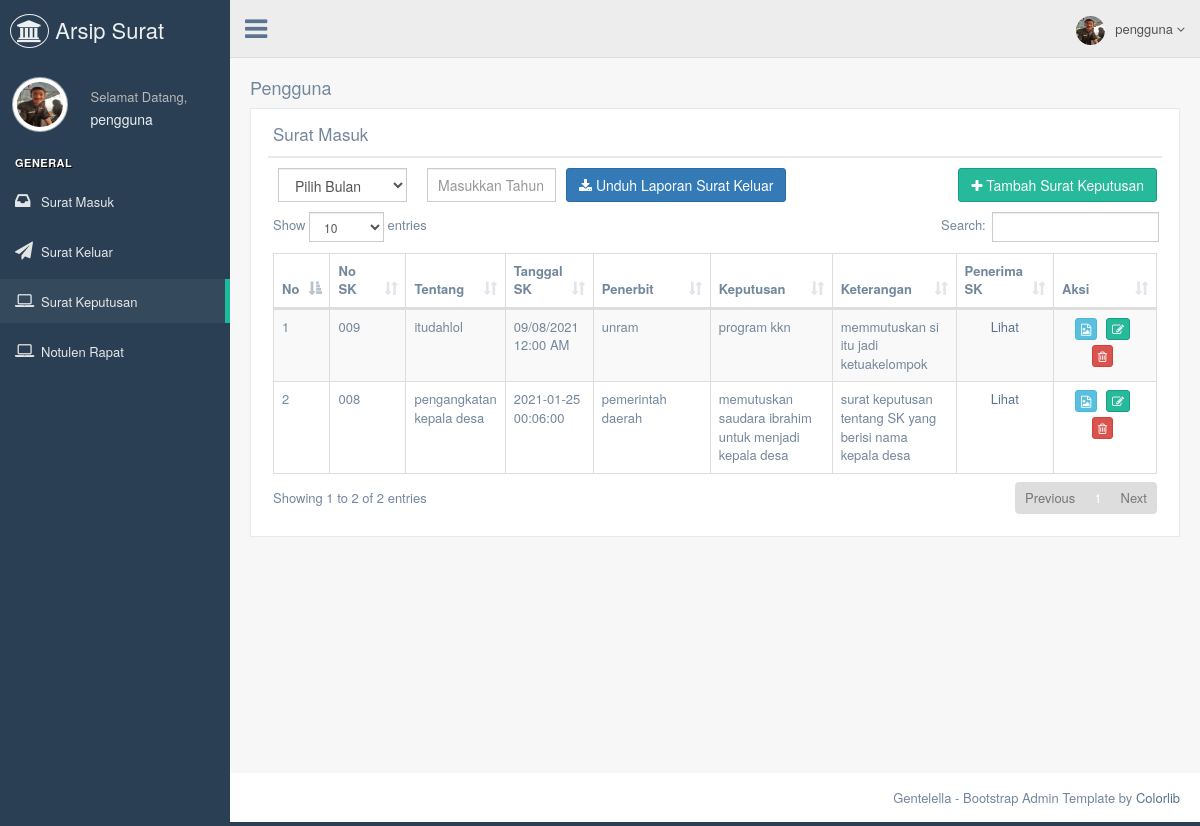
Screenshot of /pengguna/datasuratSK.php (signed in) with the database file from the repository.
### tables this page shows
CREATE TABLE `tb_pengguna` (
  `id_pengguna` int(11) NOT NULL,
  `nama_pengguna` varchar(255) NOT NULL,
  `full_name` varchar(255) NOT NULL,
  `username_pengguna` varchar(255) NOT NULL,
  `password_pengguna` varchar(255) NOT NULL,
  `foto_pengguna` varchar(255) NOT NULL
);

CREATE TABLE `surat_sk` (
  `id_sk` int(11) NOT NULL,
  `no_sk` text NOT NULL,
  `tentang_sk` text NOT NULL,
  `tanggal_sk` text NOT NULL,
  `penerbit_sk` text NOT NULL,
  `keputusan_sk` text NOT NULL,
  `keterangan_sk` text NOT NULL
);

### pengguna/datasuratSK.php (the view, shortened to what this page needs)
<!DOCTYPE html>
<html lang="en">
  <head>
    <link href="../assets/vendors/bootstrap/dist/css/bootstrap.min.css" rel="stylesheet">
    <link href="../assets/vendors/font-awesome/css/font-awesome.min.css" rel="stylesheet">
    <link href="../assets/vendors/nprogress/nprogress.css" rel="stylesheet">
    <link href="../assets/vendors/iCheck/skins/flat/green.css" rel="stylesheet">
    <link href="../assets/vendors/datatables.net-bs/css/dataTables.bootstrap.min.css" rel="stylesheet">
    <link href="../assets/vendors/datatables.net-buttons-bs/css/buttons.bootstrap.min.css" rel="stylesheet">
    <link href="../assets/vendors/datatables.net-fixedheader-bs/css/fixedHeader.bootstrap.min.css" rel="stylesheet">
    <link href="../assets/vendors/datatables.net-responsive-bs/css/responsive.bootstrap.min.css" rel="stylesheet">
    <link href="../assets/vendors/datatables.net-scroller-bs/css/scroller.bootstrap.min.css" rel="stylesheet">
    <link href="../assets/build/css/custom.min.css" rel="stylesheet">
  </head>
  <body class="nav-md">
    <div class="container body">
      <div class="main_container">
        <?php
        include("sidebarmenu.php");
        ?>
        <?php
        include("header.php");
        ?>
        <div class="right_col" role="main">
          <div class="">
            <div class="page-title">
              <div class="title_right">
                <h2>Pengguna </h2>
              </div>
            </div>
            <div class="clearfix"></div>
            <div class="row">
              <div class="col-md-12 col-sm-12 col-xs-12">
                <div class="x_panel">
                  <div class="x_title">
                    <h2>Surat Masuk</small></h2>
                    <div class="clearfix"></div>
                  </div>
                  <form action="proses/proses_exportsuratmasuk.php"  name="download_suratkeluar" method="post" enctype="multipart/form-data" id="demo-form2" data-parsley-validate class="form-horizontal form-label-left">
                        <div class="col-md-2 col-sm-2 col-xs-6">
                          <select name="bulan" class="select2_single form-control" tabindex="-1">
                            <option>Pilih Bulan</option>
                          </select>
                        </div>
                        <div class="col-md-2 col-sm-2 col-xs-6">
                          <input type="text" id="tahun" name="tahun" required="required"  placeholder="Masukkan Tahun" class="form-control col-md-7 col-xs-12">
                        </div>
                  <button type="submit" class="btn btn-primary"><i class="fa fa-download"></i> Unduh Laporan Surat Keluar</button></a>
                  <a href="input_sk.php"><button type="button" class="btn btn-success pull-right"><i class="fa fa-plus"></i> Tambah Surat Keputusan</button></a>
                  </form>
                  <div class="x_content">
                             <?php
                              include '../koneksi/koneksi.php';
                              $sql1  		= "SELECT * FROM surat_sk order by id_sk asc";
                              $query1  	= mysqli_query($db, $sql1);
                              $total		= mysqli_num_rows($query1);
                              if ($total == 0) {
                                echo"<center><h2>Belum Ada Data Bagian</h2></center>";
                              }
                              else{?>
                    <table id="datatable" class="table table-striped table-bordered">
                      <thead>
                        <tr>
                          <th width="3%">No </th>
                          <th width="10%">No SK </th>
                          <th width="10%">Tentang</th>
                          <th width="8%">Tanggal SK </th>
                          <th width="15%">Penerbit</th>
                          <th width="15%">Keputusan</th>
                          <th width="15%">Keterangan</th>
                          <th width="10%">Penerima SK</th>
                          <th width="15%">Aksi</th>
                        </tr>
                      </thead>
                      <tbody>
                            <?php
                            $no=1;
                            while($data = mysqli_fetch_array($query1)){
                              echo'<tr>
                                <td>	'. $no.'		</td>
                                <td>	'. $data['no_sk'].'	</td>
                                <td>	'. $data['tentang_sk'].'  		</td>
                                <td>	'. $data['tanggal_sk'].'		</td>
                                <td>	'. $data['penerbit_sk'].'		</td>
                                <td>	'. $data['keputusan_sk'].'		</td>
                                <td>	'. $data['keterangan_sk'].'		</td>
                                <td style="text-align:center;">
                                  <a href=detail-sk.php?id_sk='.$data['id_sk'].'>Lihat</a>
                                </td>
                                <td style="text-align:center;">
                                  <a href=detail-sk.php?id_sk='.$data['id_sk'].'><button type="button" title="Detail" class="btn btn-info btn-xs"><i class="fa fa-file-image-o"></i></button></a>
                                  <a href=editSK.php?id_sk='.$data['id_sk'].'><button type="button" title="Edit" class="btn btn-success btn-xs"><i class="fa  fa-edit"></i></button></a>
                                  <a onclick="return konfirmasi()" href="proses/proses_hapus.php?id_sk='.$data['id_sk'].'"><button type="button" title="Hapus" class="btn btn-danger btn-xs"><i class="fa fa-trash-o"></i></button></a>
                                </td>
                              </tr>';
                              $no++;
                            }
                            ?>
                      </tbody>
                    </table>
                  <?php } ?>
                  </div>
                  </div>
                </div>
              </div>
            </div>
          </div>
        </div>
        <footer>
          <div class="pull-right">
            Gentelella - Bootstrap Admin Template by <a href="https://colorlib.com">Colorlib</a>
          </div>
          <div class="clearfix"></div>
        </footer>
      </div>
  </body>
</html>

### pengguna/sidebarmenu.php (shortened to what this page needs)
<?php
	 include '../koneksi/koneksi.php';
      $sql  		= "SELECT * FROM tb_pengguna where id_pengguna='".$_SESSION['id']."'";
			$query  	= mysqli_query($db, $sql);
			$data 		= mysqli_fetch_array($query);
?>
        <div class="col-md-3 left_col">
          <div class="left_col scroll-view">
            <div class="navbar nav_title" style="border: 0;">
              <a href="index.php" class="site_title"><i class="fa fa-institution"></i> <span> Arsip Surat</span></a>
            </div>
            <div class="profile clearfix">
              <div class="profile_pic">
                <img src="../admin/images/pengguna/<?php echo $data['foto_pengguna']; ?>"  height="55" width="55" alt="" class="img-circle profile_img">
              </div>
              <div class="profile_info">
                <span>Selamat Datang,</span>
                <h2><?php echo $_SESSION['nama'];?></h2>
              </div>
            </div>
            <br />
            <div id="sidebar-menu" class="main_menu_side hidden-print main_menu">
              <div class="menu_section">
                <h3>General</h3>
                <ul class="nav side-menu">
                  <li><a href="datasuratmasuk.php"><i class="fa  fa-inbox"></i>Surat Masuk</a></li>
                  <li><a href="datasuratkeluar.php"><i class="fa fa-send"></i>Surat Keluar</a></li>
                  <li><a href="datasuratSK.php"><i class="fa fa-laptop"></i>Surat Keputusan</a></li>
                  <li><a href="notulen.php"><i class="fa fa-laptop"></i>Notulen Rapat</a></li>
                </ul>
              </div>
            </div>
          </div>
        </div>

### pengguna/header.php (shortened to what this page needs)
<?php
include '../koneksi/koneksi.php';
$sql  		= "SELECT * FROM tb_pengguna where id_pengguna='".$_SESSION['id']."'";
$query  	= mysqli_query($db, $sql);
$data 		= mysqli_fetch_array($query);
?>
        <div class="top_nav">
          <div class="nav_menu">
            <nav>
              <div class="nav toggle">
                <a id="menu_toggle"><i class="fa fa-bars"></i></a>
              </div>
              <ul class="nav navbar-nav navbar-right">
                <li class="">
                  <a href="javascript:;" class="user-profile dropdown-toggle" data-toggle="dropdown" aria-expanded="false">
                    <img src="../admin/images/pengguna/<?php echo $data['foto_pengguna']; ?>" alt=""><?php echo $_SESSION['nama'];?>
                    <span class=" fa fa-angle-down"></span>
                  </a>
                </li>
              </ul>
            </nav>
          </div>
        </div>

### rows the page displays
tb_pengguna: foto_pengguna (picture)
surat_sk: no_sk "009", tentang_sk "itudahlol", tanggal_sk "09/08/2021 12:00 AM", penerbit_sk "unram", keputusan_sk "program kkn", keterangan_sk "memmutuskan si itu jadi ketuakelompok"
surat_sk: no_sk "008", tentang_sk "pengangkatan kepala desa", tanggal_sk "2021-01-25 00:06:00", penerbit_sk "pemerintah daerah", keputusan_sk "memutuskan saudara ibrahim untuk menjadi kepala desa", keterangan_sk "surat keputusan tentang SK yang berisi nama kepala desa"

### other values shown
$_SESSION['nama'] "pengguna"
